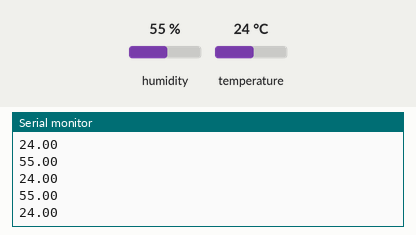
This sketch was run on a simulated Arduino Uno, built with avr-gcc and run on an emulated ATmega328P. Shown: the last lines printed to the serial monitor. The inputs (shaded band) are chosen by the test bench; at power-on: humidity 55 %, temperature 24 °C.

Above: at 3.8 s.
3.9 s: humidity set to 22 %
At 5.8 s:
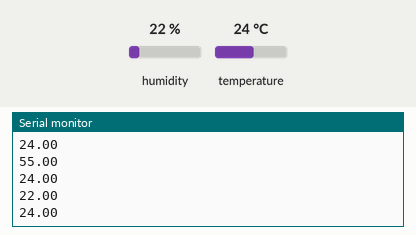
6.7 s: temperature set to 12 °C
At 7.8 s:
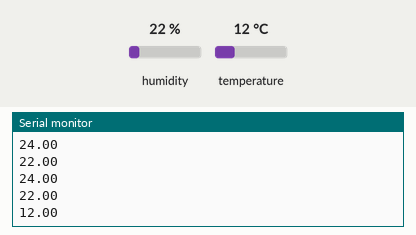
9.5 s: humidity set to 40 %
At 10.6 s:
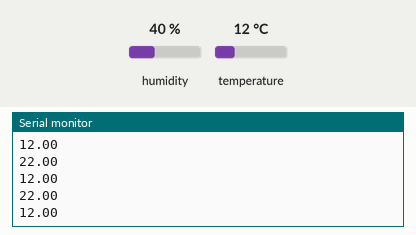
Timing chart, 0 to 12.5 s (numbered marks = the images above; inputs shaded):
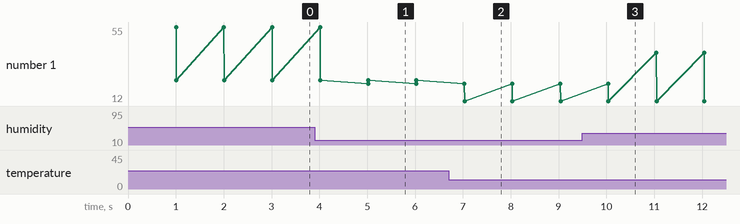

Measured:
- after the input at 3.9 s, the serial monitor: prints a new line after 1.1 s (image 1)
- after the input at 6.7 s, the serial monitor: prints a new line after 0.33 s (image 2)
- plotted number 1: 24 → 12 after the input at 6.7 s

The sketch:

humedadTemperaturaV2.ino
```cpp
#include "DHT.h"

#define DHTPIN 6     // Pin donde está conectado el sensor

//#define DHTTYPE DHT11   // Descomentar si se usa el DHT 11
#define DHTTYPE DHT22   // Sensor DHT22

DHT dht(DHTPIN, DHTTYPE);

void setup() {
  Serial.begin(9600);
  dht.begin();
}
void loop() {
  delay(1000);
  float h = dht.readHumidity(); //Leemos la Humedad
  float t = dht.readTemperature(); //Leemos la temperatura en grados Celsius
  float f = dht.readTemperature(true); //Leemos la temperatura en grados Fahrenheit
  //--------Enviamos las lecturas por el puerto serial-------------
  /*
  Serial.print("{Humedad: ");
  Serial.print(String(h)+",");
  Serial.print("Temperatura: ");
  Serial.println(String(t)+"}");
  */
  Serial.println(h);
  Serial.println(t);
}
```
